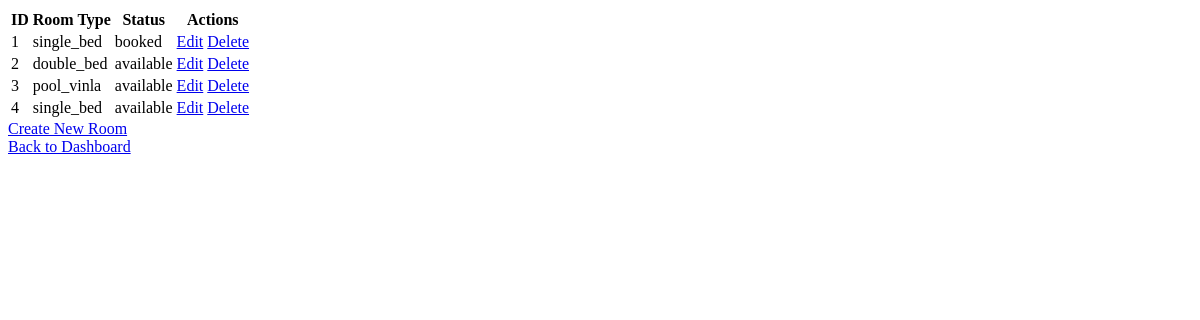
The app's page /rooms/, older data.
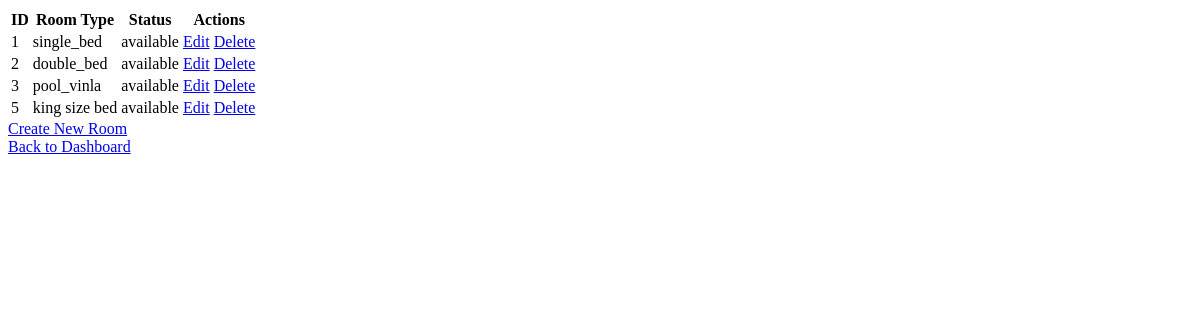
The same page, newer data.
### core/models.py (models this page shows, shortened)
class Room(models.Model):
    room_type = models.CharField(max_length=100)
    description = models.TextField()
    price_per_night = models.DecimalField(max_digits=8, decimal_places=2)
    status = models.CharField(max_length=50, choices=[('available', 'Available'), ('booked', 'Booked'), ('pending', 'Pending')])
    created_at = models.DateTimeField(auto_now_add=True)
    updated_at = models.DateTimeField(auto_now=True)

### core/views.py (the view)
# urls.py: path('rooms/', views.room_list, name='room_list'),
def room_list(request):
    rooms = Room.objects.all()
    return render(request, 'room_list.html', {'rooms': rooms})

### core/templates/core/room_list.html
<table class="table">
    <thead>
        <tr>
            <th>ID</th>
            <th>Room Type</th>
            <th>Status</th>
            <th>Actions</th>
        </tr>
    </thead>
    <tbody>
        {% for room in rooms %}
        <tr>
            <td>{{ room.id }}</td>
            <td>{{ room.room_type }}</td>
            <td>{{ room.status }}</td>
            <td>
                <a href="{% url 'room_edit' room.id %}" class="btn btn-warning btn-sm">Edit</a>
                <a href="{% url 'room_delete' room.id %}" class="btn btn-danger btn-sm">Delete</a>
            </td>
        </tr>
        {% endfor %}
    </tbody>
</table>
<a href="{% url 'create_room' %}" class="btn btn-success">Create New Room</a>
<div class="d-flex justify-content-end mb-3">
    <a href="{% url 'dashboard' %}" class="btn btn-secondary">Back to Dashboard</a>
</div>

Row changes from the older to the newer data that the page shows:
removed Room: id "4", room_type "single_bed", status "available"
changed Room "single_bed": status "booked" → "available"
added Room: id "5", room_type "king size bed", status "available"
